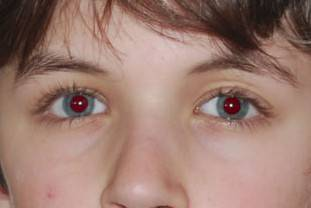
#> input picture src/redEyes.jpg, 311 x 208 px
$ python -i red_eye_detection.py   (imports and definitions only)   (older library calls are emulated)
#> lines starting #> are read from the running program, lines starting #| are printed output that depends on the picture; after the words box and inside, x2 and y2 are one past the last pixel; in counts of white or black regions, pixels touching at a corner belong together
#> further down, picture is the input picture: shape (208, 311, 3); mean B, G, R 112.9, 124, 157
'''
Red eyes correction source file for Facial Characteristics Extraction

Lucas Alexandre Soares - 9293265
Giovanna Oliveira Guimarães - 9293693
Julia Diniz - 9364865
'''

import cv2
import numpy as np

def findEyes(img):

	# Load HAAR cascade
	eyesCascade = cv2.CascadeClassifier("cascade/haarcascade_eye.xml")

	# eyeRects contain bounding rectangle of all detected eyes
	return eyesCascade.detectMultiScale(img , 1.1, 5 )

def correctRedEye(img, threshold=80):

#> called with threshold = 80
	if threshold > 100 or threshold < 0:
		raise Exception("Invalid threshold, must be 0 < threshold < 100.")

	outImage = img.copy()
	eyeRects = findEyes(img)
#> eyeRects = [[31, 66, 77, 77], [186, 63, 86, 86]]

	# Iterate over all found eyes
	for x, y, w, h in eyeRects:

		# Crop the eye region
		eyeImage = img[y:y+h, x:x+w]

		b, g, r = cv2.split(eyeImage)

		# Add blue and green channels
		bg = cv2.add(b, g)

		# Threshold the mask based on red color and combination of blue and green color
		mask = ( (r > (bg-20)) & (r > threshold) ).astype(np.uint8)*255

		# Find all contours
		# It return (image, contours, hierarchy)
		_, contours, _ = cv2.findContours(mask.copy(), cv2.RETR_EXTERNAL, cv2.CHAIN_APPROX_NONE)

		# Find contour with max Area
		maxArea = 0
		maxCont = None

		for cont in contours:

			area = cv2.contourArea(cont)

			if area > maxArea:
				maxArea = area
				maxCont = cont

		mask = mask * 0  # Reset the mask image to complete black image

		# Draw the biggest contour on mask to guarantee that we cover entire red
		# region
		cv2.drawContours(mask, [maxCont], 0, (255), -1)

		# Close the holes to make a smooth region
		mask = cv2.morphologyEx( mask, cv2.MORPH_CLOSE,
			cv2.getStructuringElement(cv2.MORPH_DILATE, (5,5)) )

		mask = cv2.dilate(mask, (3,3), iterations=3)

		# The information of only red color is lost, so we fill the mean of blue and
		# green color in all three channels(BGR) to maintain the texture
		mean = bg/2

		mean = mean.astype(np.uint8)
		mask = mask.astype(np.uint8)

		# Fill this black mean value to masked image
		mean = cv2.bitwise_and(mean, mask)
		mean = cv2.cvtColor(mean, cv2.COLOR_GRAY2BGR)
		mask = cv2.cvtColor(mask, cv2.COLOR_GRAY2BGR)
		eye = cv2.bitwise_and(~mask, eyeImage) + mean
		outImage[y:y+h, x:x+w] = eye
#> this loop made 2 passes
#> (x, y, w, h) on passes 1 to 2: (31, 66, 77, 77), (186, 63, 86, 86)
#> pass 1, in correctRedEye, `eyeImage = img[y:y+h, x:x+w]`:
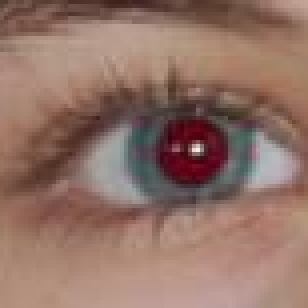
#> eyeImage: shape (77, 77, 3) (shown 4 times larger); mean B, G, R 102.8, 114.1, 146.3
#> pass 1, in correctRedEye, `b, g, r = cv2.split(eyeImage)`:
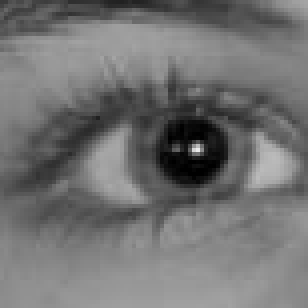
#> g: shape (77, 77) (shown 4 times larger); min 0, max 234, mean 114.1
#> pass 1, in correctRedEye, `b, g, r = cv2.split(eyeImage)`:
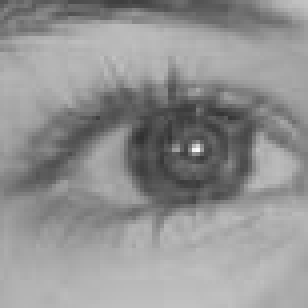
#> r: shape (77, 77) (shown 4 times larger); min 48, max 249, mean 146.3
#> after the loop:
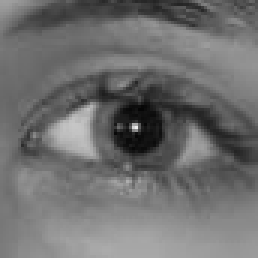
#> b: shape (86, 86) (shown 3 times larger); min 5, max 236, mean 110.9
#> after the loop:
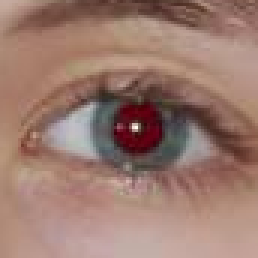
#> eyeImage: shape (86, 86, 3) (shown 3 times larger); mean B, G, R 110.9, 122.2, 155.6
#> after the loop:
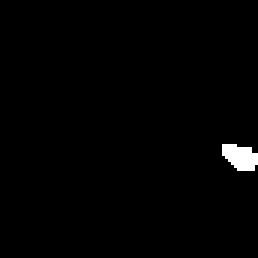
#> mask: shape (86, 86, 3) (shown 3 times larger); 1.1% white; 1 white region, box (x1, y1, x2, y2) and area: (74, 48, 86, 57) 80
#> after the loop:
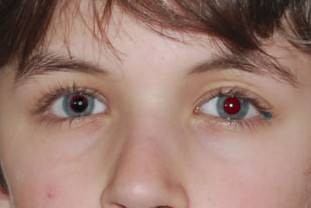
#> outImage: shape (208, 311, 3); 0.43% of pixels changed, all inside (x1, y1, x2, y2) = (72, 97, 272, 120)

	return outImage

>>> import cv2
>>> picture = cv2.imread('redEyes.jpg')
>>> result = correctRedEye(picture)
